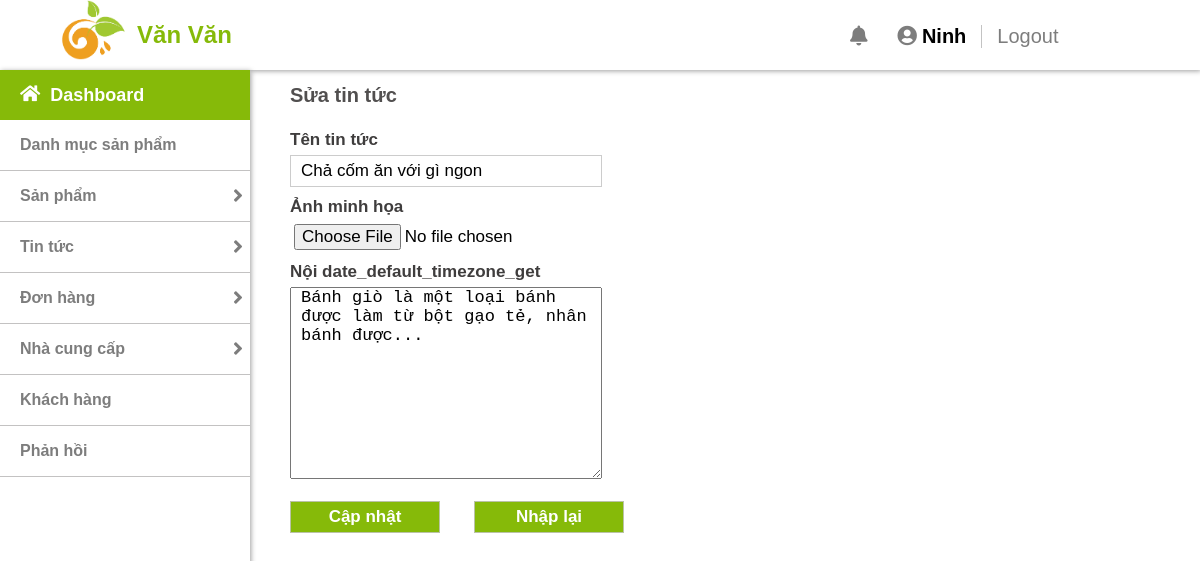
The page /admin/newsedit.php?news_id=7 (signed in) on the database its author committed.
### tables this page shows
CREATE TABLE `news` (
  `news_id` int(11) NOT NULL,
  `news_name` varchar(255) NOT NULL,
  `news_image` varchar(255) NOT NULL,
  `description` varchar(255) NOT NULL
);

### lib/database.php (called while the page is built, shortened)
<?php
    class Database{
        public $host = DB_HOST;
        public $user = DB_USER;
        public $pass = DB_PASS;
        public $dbname = DB_NAME;
        public $link;
        private function connectDB(){
            $this->link =  new mysqli($this->host, $this->user, $this->pass, $this->dbname);
        }
        public function select($query){
            $result = $this->link->query($query) or die($this->link->error.__LINE__);
            if($result->num_rows > 0){
                return $result;
            }
            else {
                return false;
            }
        }
    }

### classes/news.php (called while the page is built, shortened)
<?php
$filepath = realpath(dirname(__FILE__));
include_once ($filepath.'/../lib/database.php');
?>
<?php
class news
{
    private $db;
    public function __construct()
    {
        $this->db = new Database();
    }
    public function getnewsbyId($id)
    {
        $query = "SELECT *FROM news WHERE news_id = '$id'";
        $result = $this->db->select($query);
        return $result;
    }
}
?>

### admin/newsedit.php (the view, shortened to what this page needs)
<?php
    include "include/header.php";
    include "include/sidebar.php";
    include "../classes/news.php";
?>
<?php
    $news = new news();
    if(!isset($_GET['news_id']) || $_GET['news_id'] == null){
        echo "<script>window.location = 'news.php'</script>";
    }
    else{
        $id = $_GET['news_id'];
    }
?>
<div class="content">
    <p class="content-title">Sửa tin tức</p>
    <?php
        $get_news_by_id = $news->getnewsbyId($id);
            if($get_news_by_id){
                while($result_news = $get_news_by_id->fetch_assoc()){
    ?>
    <form action="" method="POST" enctype="multipart/form-data">
        <label for="">Tên tin tức</label><br>
        <input required type="text" name="news_name" placeholder="Tên tin tức" value="<?php echo $result_news['news_name']  ?>"> <br>
        <label for="">Ảnh minh họa</label> <br>
        <input class="input-file" type="file" name="news_image"> <br>
        <label for="">Nội date_default_timezone_get</label><br>
        <textarea name="description" id="" cols="30" rows="10" placeholder="Nội dung tin tức"><?php echo $result_news['description']  ?></textarea>
        <br> <br>
        <input class="btn" type="submit" value="Cập nhật" name="submit">
        <input class="btn" type="reset" value="Nhập lại">
    </form>
    <?php
                }
            }
    ?>
</div>

### admin/css/style.css (style rules this page uses)
* { margin: 0; padding: 0; }
h1, h2, h3, p, a { font-family: "Roboto Slab", sans-serif; }
.content { float: right; width: calc(100% - 290px); padding-bottom: 100px; }
.content-title { color: rgba(51, 48, 48, 0.85); font-size: 20px; font-weight: bold; line-height: 50px; }
.content input { line-height: 30px; width: 300px; margin-right: 30px; font-size: 17px; border: 1px solid rgba(196, 196, 196, 0.85); }
.content input[type=text] { padding-left: 10px; }
textarea { width: 300px; padding-left: 10px; font-size: 17px; }
label { margin-bottom: 5px; font-size: 17px; font-weight: bold; display: inline-block; margin-top: 10px; font-family: "Roboto Slab", sans-serif; color: rgb(63, 61, 61); }
.input-file { border: none !important; width: 500px !important; }
.btn { color: white; background-color: #86ba09; text-align: center !important; width: 150px !important; font-weight: bold; cursor: pointer; border: none; }

### rows shown on the page
news: news_name "Chả cốm ăn với gì ngon", description "Bánh giò là một loại bánh được làm từ bột gạo tẻ, nhân bánh được..."

### other values the page prints
$admin_name "Ninh"
